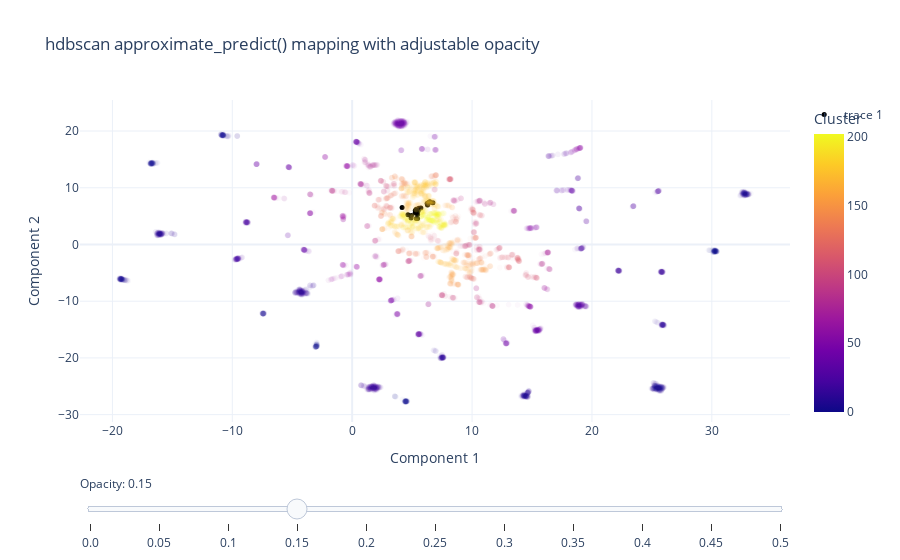

Notebook code cell kept with this figure:
### Code cell
# Plot the training points
fig2 = px.scatter(
    data_frame = filtered,
    x = "Component 1",
    y = "Component 2",
    color = "Cluster",
    hover_data = ["Target", "Media"],
    opacity = 0.03,
    template="plotly_white",
    title="hdbscan approximate_predict() mapping"
) 

# Add the test points as a scatter trace
fig2.add_trace(
    go.Scatter(
        x=test_points[:, 0],  # x coordinates
        y=test_points[:, 1],  # y coordinates
        mode='markers',
        marker=dict(
            color='black',  
            size=5,  
            opacity=1.0 
        ),
        text=test_labels  # hover text
    )
)

# Opacity slider
steps = []
for i in range(11):  # 0 to 1 in steps of 0.1
    step = dict(
        method="restyle",
        args=[{"marker.opacity": [i/20]}, [0]],  # Adjust opacity of the first trace only
        label=str(i/20)
    )
    steps.append(step)
sliders = [dict(
    active=3,  # initial value corresponding to opacity=0.3
    currentvalue={"prefix": "Opacity: "},
    pad={"t": 50},
    steps=steps
)]
fig2.update_layout(
    sliders=sliders,
    title="hdbscan approximate_predict() mapping with adjustable opacity"
)

fig2.show()

### Figure 1 — Plotly figure (JSON) as saved in the notebook; plotly's stock layout.template omitted (floating-point values rounded to 4 significant figures; data arrays with more than 128 entries replaced by an {"elided": "..."} marker saying what was removed)
{"data": [{"customdata": {"elided": "7538x2 str values"}, "hovertemplate": "Component 1=%{x}<br>Component 2=%{y}<br>Target=%{customdata[0]}<br>Media=%{customdata[1]}<br>Cluster=%{marker.color}<extra></extra>", "legendgroup": "", "marker": {"color": {"elided": "7538 int values"}, "coloraxis": "coloraxis", "opacity": 0.03, "symbol": "circle"}, "mode": "markers", "name": "", "showlegend": false, "type": "scattergl", "x": {"elided": "7538 float values"}, "xaxis": "x", "y": {"elided": "7538 float values"}, "yaxis": "y"}, {"marker": {"color": "black", "opacity": 1, "size": 5}, "mode": "markers", "text": [-1, -1, -1, -1, -1, -1, -1, -1, -1, -1, -1, -1, -1, -1, -1, -1, -1, -1, -1, -1, -1, -1, -1], "type": "scatter", "x": [5.485, 6.306, 5.498, 4.649, 4.94, 6.251, 5.341, 5.456, 6.32, 5.251, 5.728, 6.474, 4.163, 4.911, 5.576, 6.284, 5.264, 6.387, 5.35, 5.347, 5.493, 5.451, 6.729], "y": [5.839, 7.264, 6.255, 5.227, 5.107, 7.222, 6.218, 5.272, 7.185, 5.531, 6.446, 7.528, 6.534, 4.647, 6.402, 6.953, 5.983, 7.383, 4.574, 5.826, 6.048, 4.6, 7.362]}], "layout": {"coloraxis": {"colorbar": {"title": {"text": "Cluster"}}, "colorscale": [[0, "#0d0887"], [0.1111, "#46039f"], [0.2222, "#7201a8"], [0.3333, "#9c179e"], [0.4444, "#bd3786"], [0.5556, "#d8576b"], [0.6667, "#ed7953"], [0.7778, "#fb9f3a"], [0.8889, "#fdca26"], [1, "#f0f921"]]}, "legend": {"tracegroupgap": 0}, "sliders": [{"active": 3, "currentvalue": {"prefix": "Opacity: "}, "pad": {"t": 50}, "steps": [{"args": [{"marker.opacity": [0]}, [0]], "label": "0.0", "method": "restyle"}, {"args": [{"marker.opacity": [0.05]}, [0]], "label": "0.05", "method": "restyle"}, {"args": [{"marker.opacity": [0.1]}, [0]], "label": "0.1", "method": "restyle"}, {"args": [{"marker.opacity": [0.15]}, [0]], "label": "0.15", "method": "restyle"}, {"args": [{"marker.opacity": [0.2]}, [0]], "label": "0.2", "method": "restyle"}, {"args": [{"marker.opacity": [0.25]}, [0]], "label": "0.25", "method": "restyle"}, {"args": [{"marker.opacity": [0.3]}, [0]], "label": "0.3", "method": "restyle"}, {"args": [{"marker.opacity": [0.35]}, [0]], "label": "0.35", "method": "restyle"}, {"args": [{"marker.opacity": [0.4]}, [0]], "label": "0.4", "method": "restyle"}, {"args": [{"marker.opacity": [0.45]}, [0]], "label": "0.45", "method": "restyle"}, {"args": [{"marker.opacity": [0.5]}, [0]], "label": "0.5", "method": "restyle"}]}], "title": {"text": "hdbscan approximate_predict() mapping with adjustable opacity"}, "xaxis": {"anchor": "y", "domain": [0, 1], "title": {"text": "Component 1"}}, "yaxis": {"anchor": "x", "domain": [0, 1], "title": {"text": "Component 2"}}}}
